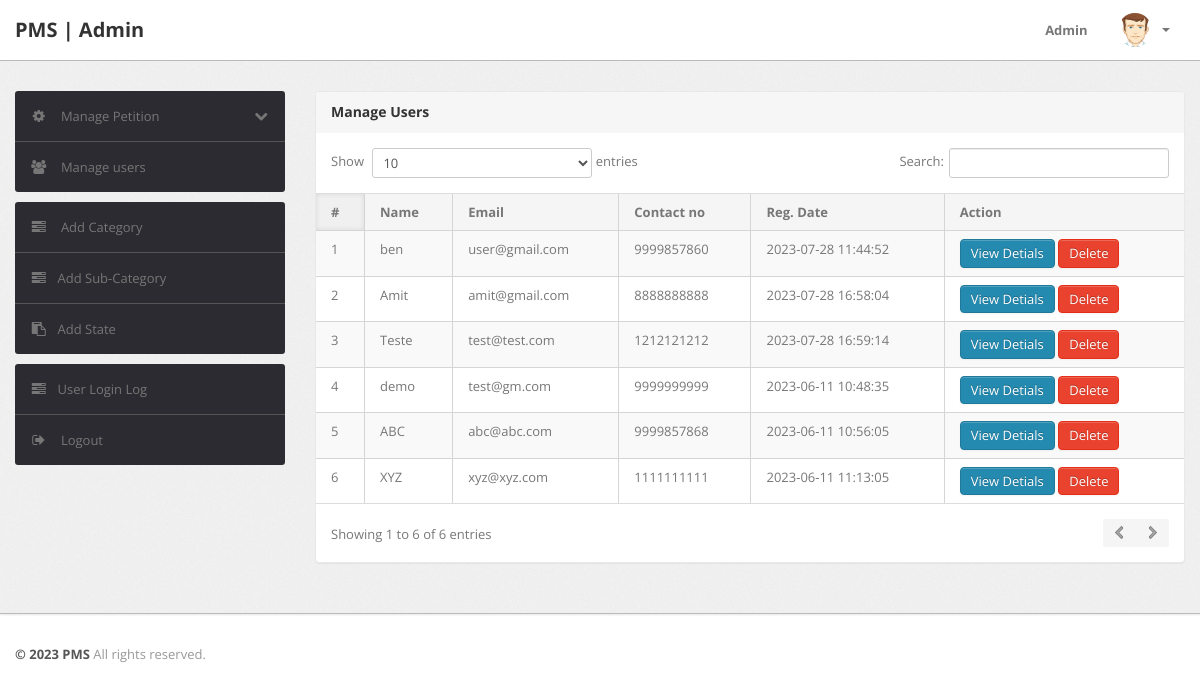
The page /admin/manage-users.php (signed in) on the database its author committed.
### tables this page shows
CREATE TABLE IF NOT EXISTS `users` (
  `id` int(11) NOT NULL,
  `fullName` varchar(255) DEFAULT NULL,
  `userEmail` varchar(255) DEFAULT NULL,
  `password` varchar(255) DEFAULT NULL,
  `contactNo` bigint(11) DEFAULT NULL,
  `address` tinytext,
  `State` varchar(255) DEFAULT NULL,
  `country` varchar(255) DEFAULT NULL,
  `pincode` int(6) DEFAULT NULL,
  `userImage` varchar(255) DEFAULT NULL,
  `regDate` timestamp NOT NULL DEFAULT CURRENT_TIMESTAMP,
  `updationDate` timestamp NOT NULL DEFAULT '0000-00-00 00:00:00' ON UPDATE CURRENT_TIMESTAMP,
  `status` int(1) NOT NULL
);

### admin/manage-users.php (the view, shortened to what this page needs)
<?php
include('include/config.php');
if(strlen($_SESSION['alogin'])==0)
	{
header('location:index.php');
}
else{
?>
<!DOCTYPE html>
<html lang="en">
<head>
	<link type="text/css" href="bootstrap/css/bootstrap.min.css" rel="stylesheet">
	<link type="text/css" href="bootstrap/css/bootstrap-responsive.min.css" rel="stylesheet">
	<link type="text/css" href="css/theme.css" rel="stylesheet">
	<link type="text/css" href="images/icons/css/font-awesome.css" rel="stylesheet">
</head>
<body>
<?php include('include/header.php');?>
	<div class="wrapper">
		<div class="container">
			<div class="row">
<?php include('include/sidebar.php');?>
			<div class="span9">
					<div class="content">
	<div class="module">
							<div class="module-head">
								<h3>Manage Users</h3>
							</div>
							<div class="module-body table">
								<table cellpadding="0" cellspacing="0" border="0" class="datatable-1 table table-bordered table-striped	 display" width="100%">
									<thead>
										<tr>
											<th>#</th>
											<th> Name</th>
											<th>Email </th>
											<th>Contact no</th>
											<th>Reg. Date </th>
											<th>Action</th>
										</tr>
									</thead>
									<tbody>
<?php $query=mysqli_query($con,"select * from users");
$cnt=1;
while($row=mysqli_fetch_array($query))
{
?>
										<tr>
											<td><?php echo htmlentities($cnt);?></td>
											<td><?php echo htmlentities($row['fullName']);?></td>
											<td><?php echo htmlentities($row['userEmail']);?></td>
											<td> <?php echo htmlentities($row['contactNo']);?></td>
											<td><?php echo htmlentities($row['regDate']);?></td>
<td><a href="javascript:void(0);" onClick="popUpWindow('http://localhost/pms/admin/userprofile.php?uid=<?php echo htmlentities($row['id']);?>');" title="View Details">
<button type="button" class="btn btn-primary">View Detials</button>
											</a>
<a href="manage-users.php?uid=<?php echo htmlentities($row['id']);?>&&action=del" title="Delete" onClick="return confirm('Do you really want to delete ?')">
<button type="button" class="btn btn-danger">Delete</button></a>
										</td>
										<?php $cnt=$cnt+1; } ?>
								</table>
							</div>
						</div>
					</div>
				</div>
			</div>
		</div>
	</div>
<?php include('include/footer.php');?>
</body>
<?php } ?>

### rows shown on the page
users: fullName "ben", userEmail "user@gmail.com", contactNo "9999857860", regDate "2023-07-28 11:44:52"
users: fullName "Amit", userEmail "amit@gmail.com", contactNo "8888888888", regDate "2023-07-28 16:58:04"
users: fullName "Teste", userEmail "test@test.com", contactNo "1212121212", regDate "2023-07-28 16:59:14"
users: fullName "demo", userEmail "test@gm.com", contactNo "9999999999", regDate "2023-06-11 10:48:35"
users: fullName "ABC", userEmail "abc@abc.com", contactNo "9999857868", regDate "2023-06-11 10:56:05"
users: fullName "XYZ", userEmail "xyz@xyz.com", contactNo "1111111111", regDate "2023-06-11 11:13:05"
